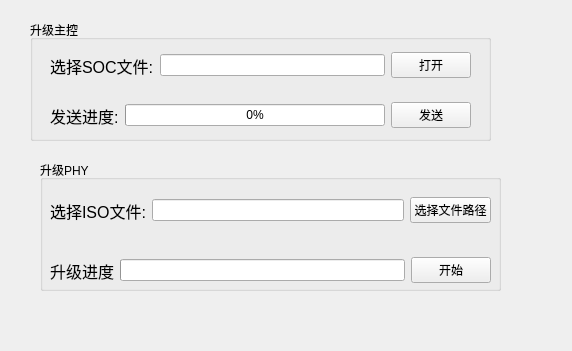
<?xml version="1.0" encoding="UTF-8"?>
<ui version="4.0">
 <class>UpdataDeviceClass</class>
 <widget class="QWidget" name="UpdataDeviceClass">
  <property name="geometry">
   <rect>
    <x>0</x>
    <y>0</y>
    <width>572</width>
    <height>351</height>
   </rect>
  </property>
  <property name="windowTitle">
   <string>Form</string>
  </property>
  <property name="locale">
   <locale language="Chinese" country="China"/>
  </property>
  <widget class="QGroupBox" name="groupBox">
   <property name="geometry">
    <rect>
     <x>30</x>
     <y>20</y>
     <width>461</width>
     <height>121</height>
    </rect>
   </property>
   <property name="title">
    <string>升级主控</string>
   </property>
   <widget class="QWidget" name="horizontalLayoutWidget_2">
    <property name="geometry">
     <rect>
      <x>20</x>
      <y>80</y>
      <width>421</width>
      <height>31</height>
     </rect>
    </property>
    <layout class="QHBoxLayout" name="horizontalLayout_2">
     <item>
      <widget class="QLabel" name="label_2">
       <property name="font">
        <font>
         <pointsize>12</pointsize>
        </font>
       </property>
       <property name="text">
        <string>发送进度:</string>
       </property>
      </widget>
     </item>
     <item>
      <widget class="QProgressBar" name="progressBar">
       <property name="value">
        <number>0</number>
       </property>
      </widget>
     </item>
     <item>
      <widget class="QPushButton" name="updata_ok">
       <property name="text">
        <string>发送</string>
       </property>
      </widget>
     </item>
    </layout>
   </widget>
   <widget class="QWidget" name="horizontalLayoutWidget">
    <property name="geometry">
     <rect>
      <x>20</x>
      <y>30</y>
      <width>421</width>
      <height>31</height>
     </rect>
    </property>
    <layout class="QHBoxLayout" name="horizontalLayout">
     <item>
      <widget class="QLabel" name="label">
       <property name="font">
        <font>
         <pointsize>12</pointsize>
        </font>
       </property>
       <property name="text">
        <string>选择SOC文件:</string>
       </property>
      </widget>
     </item>
     <item>
      <widget class="QLineEdit" name="lineEdit"/>
     </item>
     <item>
      <widget class="QPushButton" name="updataopen">
       <property name="text">
        <string>打开</string>
       </property>
      </widget>
     </item>
    </layout>
   </widget>
  </widget>
  <widget class="QGroupBox" name="groupBox_2">
   <property name="geometry">
    <rect>
     <x>40</x>
     <y>160</y>
     <width>461</width>
     <height>131</height>
    </rect>
   </property>
   <property name="title">
    <string>升级PHY</string>
   </property>
   <widget class="QWidget" name="horizontalLayoutWidget_3">
    <property name="geometry">
     <rect>
      <x>10</x>
      <y>30</y>
      <width>441</width>
      <height>41</height>
     </rect>
    </property>
    <layout class="QHBoxLayout" name="horizontalLayout_3">
     <item>
      <widget class="QLabel" name="label_5">
       <property name="font">
        <font>
         <pointsize>12</pointsize>
        </font>
       </property>
       <property name="text">
        <string>选择ISO文件:</string>
       </property>
      </widget>
     </item>
     <item>
      <widget class="QLineEdit" name="lineEdit_2"/>
     </item>
     <item>
      <widget class="QPushButton" name="pushButton">
       <property name="text">
        <string>选择文件路径</string>
       </property>
      </widget>
     </item>
    </layout>
   </widget>
   <widget class="QWidget" name="horizontalLayoutWidget_4">
    <property name="geometry">
     <rect>
      <x>10</x>
      <y>90</y>
      <width>441</width>
      <height>41</height>
     </rect>
    </property>
    <layout class="QHBoxLayout" name="horizontalLayout_4">
     <item>
      <widget class="QLabel" name="label_6">
       <property name="font">
        <font>
         <pointsize>12</pointsize>
        </font>
       </property>
       <property name="text">
        <string>升级进度</string>
       </property>
      </widget>
     </item>
     <item>
      <widget class="QProgressBar" name="progressBar_2"/>
     </item>
     <item>
      <widget class="QPushButton" name="pushButton_2">
       <property name="text">
        <string>开始</string>
       </property>
      </widget>
     </item>
    </layout>
   </widget>
  </widget>
  <widget class="QLabel" name="tishi">
   <property name="geometry">
    <rect>
     <x>40</x>
     <y>320</y>
     <width>40</width>
     <height>12</height>
    </rect>
   </property>
   <property name="text">
    <string/>
   </property>
  </widget>
 </widget>
 <resources/>
 <connections/>
</ui>
